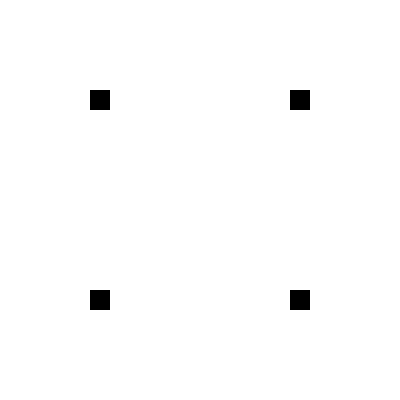
Frame 1 (no input)
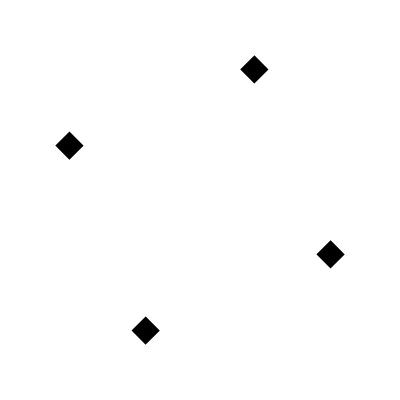
Frame 60 (the mouse pressed at the canvas centre just before this capture)
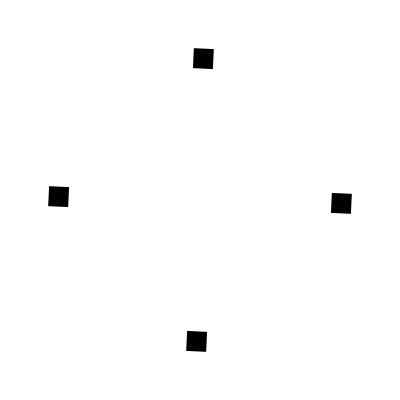
Frame 120 (the mouse held since frame 60 and released just before this capture)

The Processing sketch that drew these frames (run headless with seeded random() and noise(); from frame 60 on, the mouse is pressed at the canvas centre):

// Processing sketch: Transformations1
// ── Transformations1.pde
char lastKey = ' ';
float r=0;
int[] coords = {mouseX, mouseY};

float sc=1;
float esc=0;
int x=0, y=0;

void setup(){
  
  size(400, 400);
  background(255);
  noStroke();
  fill(0);
  rectMode(CENTER);
  
}

void draw(){
  mouseCoords();
  background(255);
  
  pushMatrix();
    
  if(lastKey=='t'){
    translate(coords[0], coords[1]);
  }else{
    translate(height/2, width/2);
  }
  rotate(r);
  pushMatrix();
  translate(x, y);
  if(lastKey=='s'){
    sc=(coords[0]-width/2)*0.01;
  }
  scale(sc);
  
  if(lastKey=='r'){         
      pushMatrix();
      translate(-100+coords[1]-height/2, -100+coords[0]-width/2);
      rotate(r);
      rect(0, 0, 20, 20);
      popMatrix();
        
      pushMatrix();         
      translate(-100+coords[1]-height/2, 100+coords[0]-width/2);
      rotate(r);
      rect(0, 0, 20, 20);
      popMatrix();
         
      pushMatrix();         
      translate(100+coords[1]-height/2, -100+coords[0]-width/2);
      rotate(r);
      rect(0, 0, 20, 20);
      popMatrix();
       
      pushMatrix();         
      translate(100+coords[1]-height/2, 100+coords[0]-width/2);
      rotate(r);
      rect(0, 0, 20, 20);
      popMatrix();
  }else if(lastKey=='e'){         
      pushMatrix();
      translate(-100+coords[0]-height/2, -100+coords[1]-width/2);
      shearX(1*(coords[0]-height/2)*0.01);
      shearY(1*(coords[0]-width/2)*0.01);
      rect(0, 0, 20, 20);
      popMatrix();
        
      pushMatrix();         
      translate(-100+coords[0]-height/2, 100+coords[1]-width/2);
      shearX(1*(coords[0]-height/2)*0.01);
      shearY(1*(coords[0]-width/2)*0.01);
      rect(0, 0, 20, 20);
      popMatrix();
         
      pushMatrix();         
      translate(100+coords[0]-height/2, -100+coords[1]-width/2);
      shearX(1*(coords[0]-height/2)*0.01);
      shearY(1*(coords[0]-width/2)*0.01);
      rect(0, 0, 20, 20);
      popMatrix();
       
      pushMatrix();         
      translate(100+coords[0]-height/2, 100+coords[1]-width/2);
      shearX(1*(coords[0]-height/2)*0.01);
      shearY(1*(coords[0]-width/2)*0.01);
      rect(0, 0, 20, 20);
      popMatrix();
  }
  else{
      pushMatrix();
      translate(-100, -100);
      rotate(r);
      rect(0, 0, 20, 20);
      popMatrix();
        
      pushMatrix();         
      translate(-100, 100);
      rotate(r);
      rect(0, 0, 20, 20);
      popMatrix();
         
      pushMatrix();         
      translate(100, -100);
      rotate(r);
      rect(0, 0, 20, 20);
      popMatrix();
       
      pushMatrix();         
      translate(100, 100);
      rotate(r);
      rect(0, 0, 20, 20);
      popMatrix();
  
  }
  popMatrix();
  popMatrix();
  r = r + 0.02;
}

void keyPressed(){
  if (key == 'a')
    x-=10;
  if (key == 'd')
    x+=10;
  if (key == 'w')
    y-=10;
  if (key == 's')
    y+=10;
  
  if (key == 's')
    lastKey = 's';
    //figure.mode = 4;

  if (key == 't')
    lastKey = 't';
    
  if (key == 'r')
    lastKey = 'r';
    //figure.mode = 3;
  
  if (key == 'e')
    lastKey = 'e';
    //figure.mode = 1;
     
}

void mouseCoords(){
    if(mousePressed){
      coords[0] = mouseX;
      coords[1] = mouseY;
    }
  }
